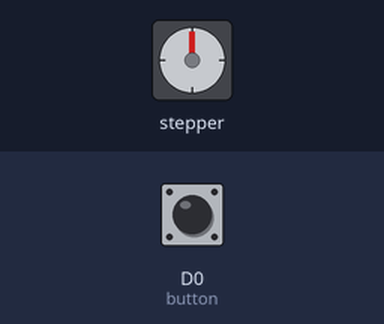
A sketch run on a simulated ESP8266 (NodeMCU). Shown: stepper motor. The inputs (shaded band) are chosen by the test bench; at power-on: D0 (button) LOW. Stepper angles assume 2048 steps per turn.

Above: at 1.2 s.
1.3 s: D0 (button) pulled HIGH for 0.15 s
At 4.2 s:
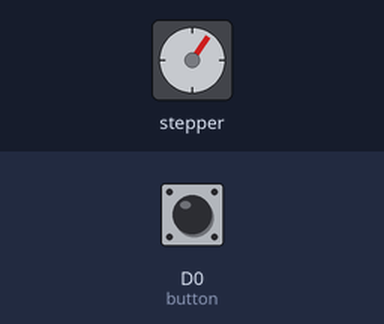
4.3 s: D0 (button) pulled HIGH for 1 s
At 7.1 s:
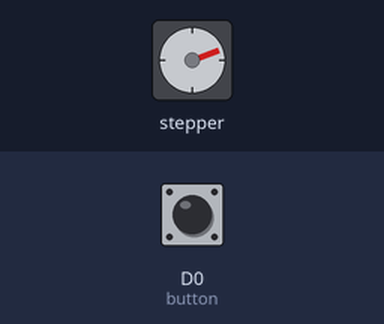
7.3 s: D0 (button) pulled HIGH for 0.15 s
At 10.1 s:
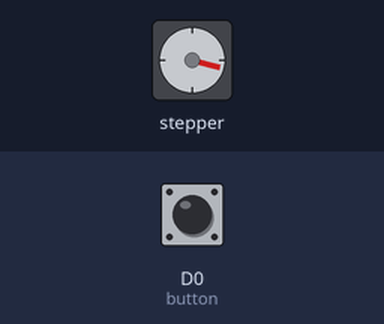
10.3 s: D0 (button) pulled HIGH for 3.2 s
At 11.65 s:
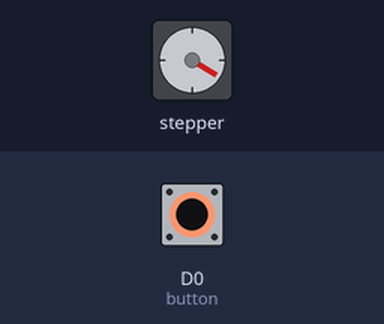
15.0 s: D0 (button) pulled HIGH for 1 s
18.0 s: D0 (button) pulled HIGH for 0.15 s
At 21.3 s:
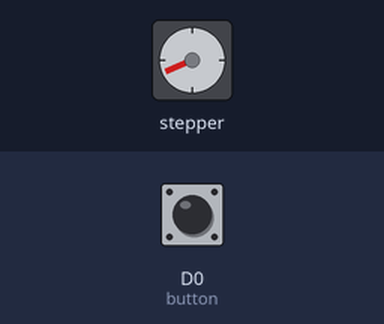
Timing chart, 0 to 22.1 s (numbered marks = the images above; inputs shaded):
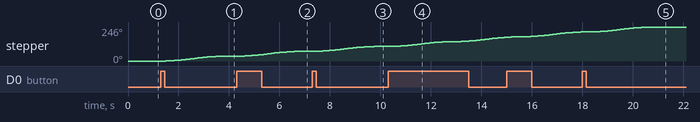

The sketch:

ParticleStepper.ino
```cpp
/*
Author: Albert Michael Olszewski
Company: RepOne
Date: 12/13/2019

This code is meant to be run with the spooling rig to spool the RepOne Sensor.
Firmware is to be sent to the Photon Particle microcontroller via WiFi connection.
The firmware waits for the user to press a button, and then it spools the device a predetermined amount of rotations.

*/

//
#include <AccelStepperSpark.h>

// Define a stepper and the pins it will use
AccelStepperSpark stepper; // Defaults to AccelStepper::FULL4WIRE (4 pins) on 2, 3, 4, 5

int button = D0; //set pin for the button

int rev = 200; //set number of steps to spool (200 per revolution)

void setup()
{
    stepper.setMaxSpeed(200.0); // set speed
    stepper.setAcceleration(100.0); // set acceleration
    pinMode(button, INPUT); //define button pin as input to recieve data
}

void loop()
{
    int spoolNow = digitalRead(button); //check if button has been pushed
    if(spoolNow == 1) {
      stepper.runToNewPosition(rev); // move to next position
      rev = rev + 200; // increment position to prep for next spooling.
      // stepper.runToNewPosition(0);
    }


}
```

Measured:
- after the input at 1.3 s, stepper: turns 35° clockwise in 2.3 s, starting after 0.20 s
- after the input at 4.3 s, stepper: turns 35° clockwise in 2.3 s, starting after 0.17 s
- after the input at 7.3 s, stepper: turns 35° clockwise in 2.3 s, starting after 0.14 s
- after the input at 10.3 s, stepper: keeps turning clockwise at about 15°/s, starting after 0.14 s
- after the input at 18.0 s, stepper: turns 36° clockwise in 2.6 s, starting after 0.24 s
